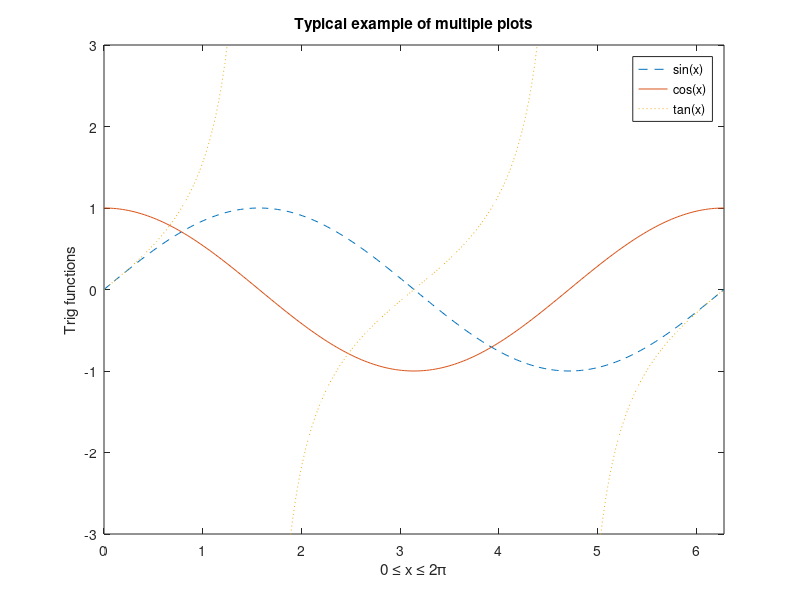

Here is the MATLAB script that generated this plot:
% Sin-Cos-Tanfunction
x = 0:pi/100:2*pi;
y1 = sin(x);
y2 = cos(x);
y3 = tan(x);
plot(x, y1, '--', x, y2, '-', x, y3, ':')
xlabel('0 \leq x \leq 2\pi')
ylabel('Trig functions')
legend('sin(x)', 'cos(x)', 'tan(x)')
title('Typical example of multiple plots')
axis([0 2*pi -3 3])